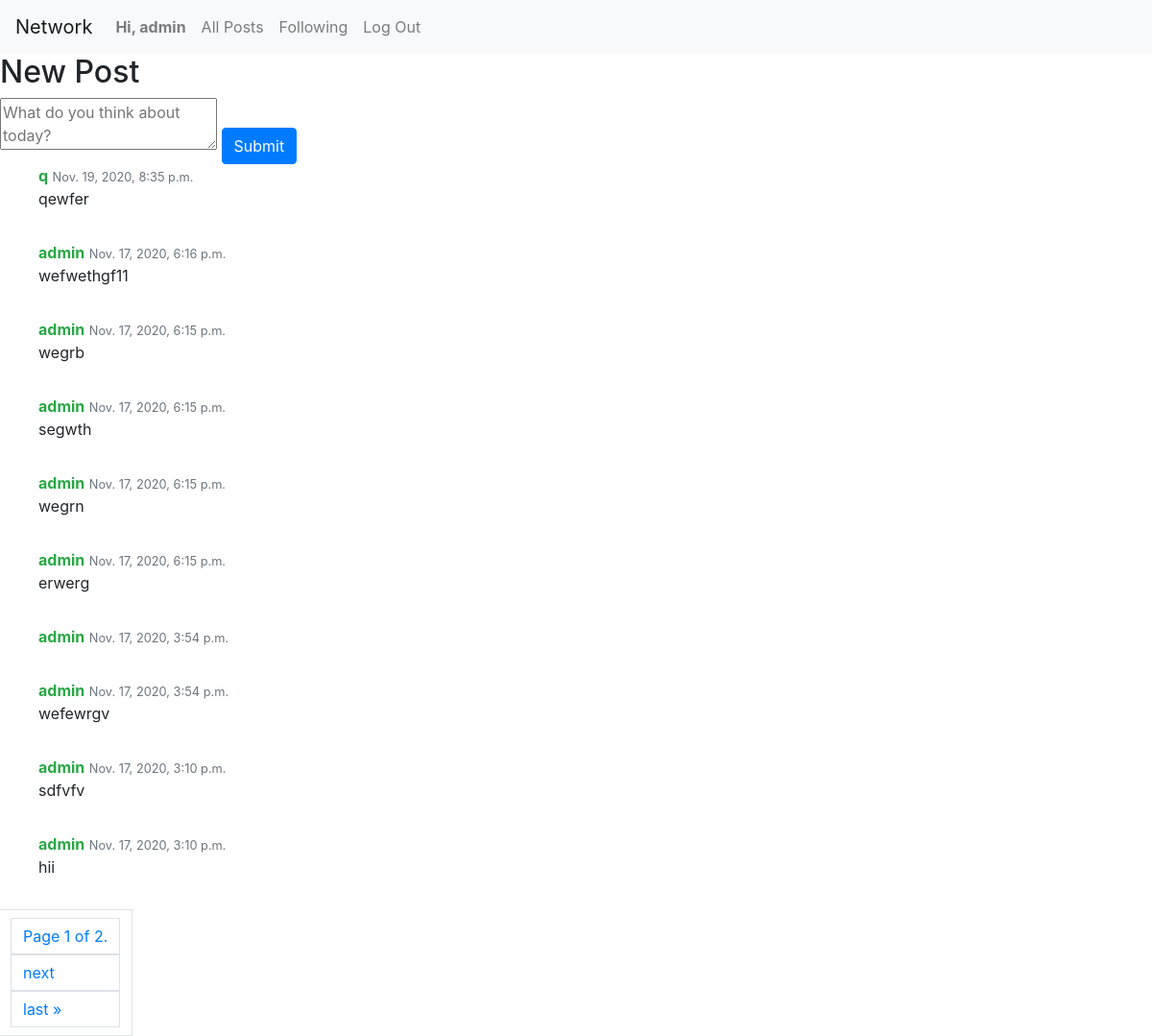
The page / (signed in) on the database as committed earlier.
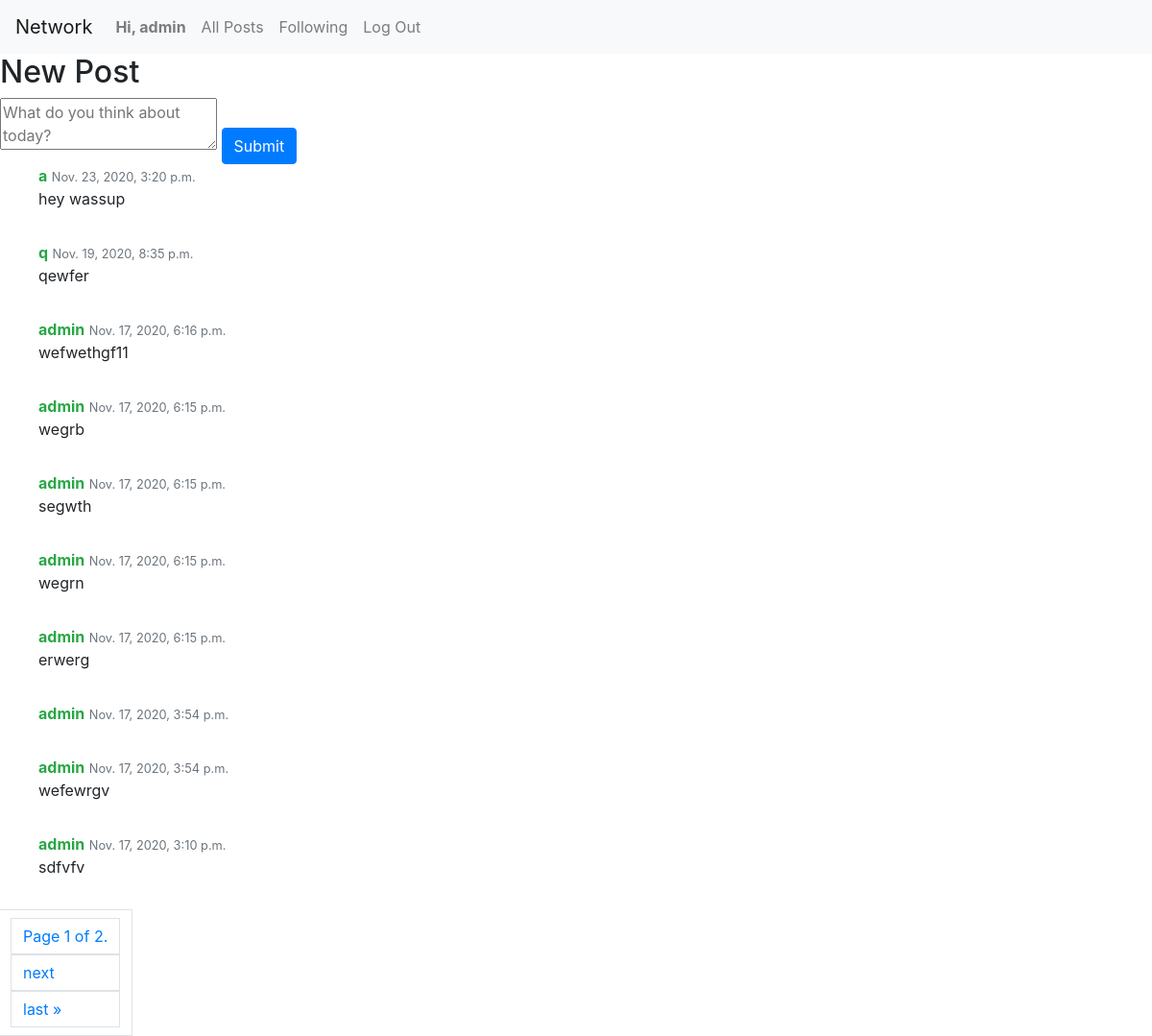
The same page on the database as committed later.
### network/models.py (models this page shows, shortened)
class Post(models.Model):
    post = models.TextField(blank=True)
    post_time = models.DateTimeField(default=timezone.now)
    user_posted = models.ForeignKey(User, on_delete=models.CASCADE)

class User(AbstractUser):
    pass

### network/views.py (the view)
# urls.py: path("", views.index, name="index"),
def index(request):
    all_posts = Post.objects.order_by("-post_time").all()
    paginator = Paginator(all_posts, 10)
    page_number = request.GET.get('page')
    page_obj = paginator.get_page(page_number)
    if request.user.is_authenticated:
        return render(request, "network/index.html", {
            'all_posts': all_posts,
            'page_obj': page_obj,
        })
    else:
        return HttpResponseRedirect(reverse("login"))

### network/templates/network/index.html (shortened to what this page needs)
{% extends "network/layout.html" %}
{% block body %}
    <div class="new-post">
        <h2>New Post</h2>
        <textarea id="post-text" placeholder="What do you think about today?"></textarea>
        <input type="submit" id="new_post" class="btn btn-primary"/>
    </div>
    <div class="all-posts">
        {% for post in page_obj %}
            <ul class="media-list">
                <li class="media">
                    <div class="media-body">
                        <strong class="text-success">{{post.user_posted}}</strong>
                        <span class="text-muted pull-right">
                            <small class="text-muted">{{post.post_time}}</small>
                        </span>
                        <p>
                            {{post.post}}
                        </p>
                    </div>
                </li>
            </ul>
        {% endfor %}
        <div class="pagination">
            <span class="page-link">
                <span class="current page-link disabled">
                    Page {{ page_obj.number }} of {{ page_obj.paginator.num_pages }}.
                </span>
                {% if page_obj.has_next %}
                    <a class="page-link" href="?page={{ page_obj.next_page_number }}">next</a>
                    <a class="page-link" href="?page={{ page_obj.paginator.num_pages }}">last &raquo;</a>
                {% endif %}
            </span>
        </div>
    </div>
{% endblock %}

Rows that differ between the two databases and show on the page:
no longer on this page (row unchanged): Post: user_posted "admin", post_time "Nov. 17, 2020, 3:10 p.m.", post "hii"
added Post: user_posted "a", post_time "Nov. 23, 2020, 3:20 p.m.", post "hey wassup"
